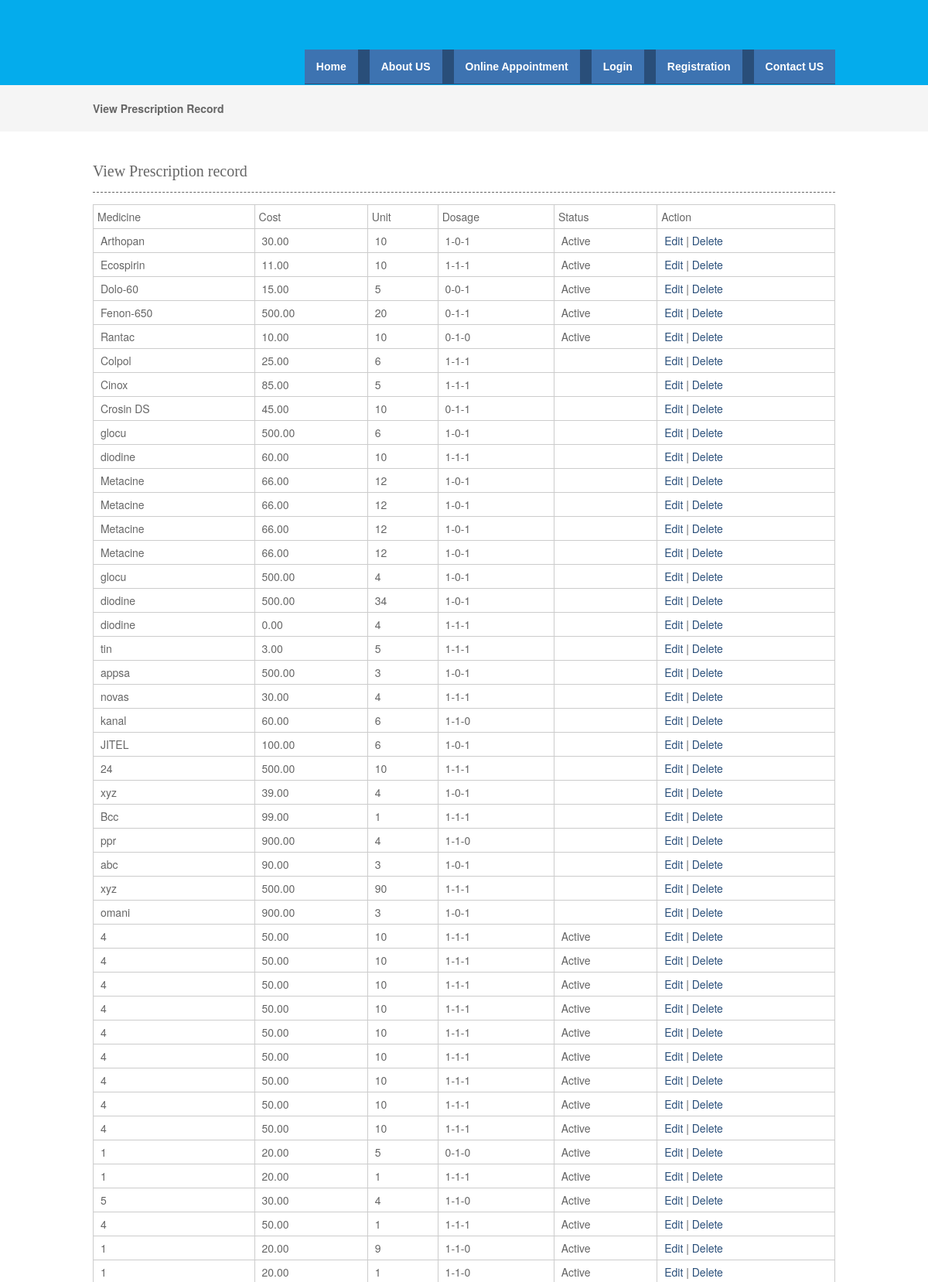
The page /viewprescriptionrecord.php (upper part) on the database its author committed.
### tables this page shows
CREATE TABLE `prescription_records` (
  `prescription_record_id` int(10) NULL,
  `prescription_id` int(10) NULL,
  `medicine_name` varchar(25) NULL,
  `cost` float(10,2) NULL,
  `unit` int(10) NULL,
  `dosage` varchar(25) NULL,
  `status` varchar(10) NULL
);

### viewprescriptionrecord.php (the view, shortened to what this page needs)
<?php
include("header.php");
include("dbconnection.php");
?>
<div class="wrapper col2">
  <div id="breadcrumb">
    <ul>
      <li class="first">View Prescription Record</li></ul>
  </div>
</div>
<div class="wrapper col4">
  <div id="container">
    <h1>View Prescription record</h1>
    <table width="200" border="3">
      <tbody>
        <tr>
          <td>Medicine</td>
          <td>Cost</td>
          <td>Unit</td>
          <td>Dosage</td>
          <td>Status</td>
          <td>Action</td>
        </tr>
         <?php
		$sql ="SELECT * FROM prescription_records";
		$qsql = mysqli_query($con,$sql);
		while($rs = mysqli_fetch_array($qsql))
		{
        echo "<tr>
          <td>&nbsp;$rs[medicine_name]</td>
          <td>&nbsp;$rs[cost]</td>
		   <td>&nbsp;$rs[unit]</td>
		    <td>&nbsp;$rs[dosage]</td>
			 <td>&nbsp;$rs[status]</td>
			  <td>&nbsp;<a href='prescriptionrecord.php?editid=$rs[prescription_record_id]'>Edit</a>  | <a href='viewprescriptionrecord.php?delid=$rs[prescription_record_id]'>Delete</a> </td>
        </tr>";
		}
		?>
      </tbody>
    </table>
  </div>
</div>
<?php
include("footer.php");
?>

### layout/styles/layout.css (style rules this page uses)
html { overflow-y:scroll; }
body { margin:0; padding:0; font-size:13px; font-family:verdana, Arial, Helvetica, sans-serif; color:#FFFFFF; background-color:#4F473A; }
a { outline:none; text-decoration:none; }
div.wrapper { display:block; width:100%; margin:0; text-align:left; }
.col2 { color:#666666; background-color:#F5F5F5; }
.col3, .col4 { color:#666666; background-color:#FFFFFF; }
#head, #gallery, #breadcrumb, #container, #footer { display:block; position:relative; width:960px; margin:0 auto; }
#breadcrumb { padding:20px 0; }
#breadcrumb ul { margin:0; padding:0; list-style:none; }
#breadcrumb ul li { display:inline; }
#breadcrumb ul li.first { font-weight:bold; }
#container { padding:40px 0; }
#container h1, #container h2, #container h3, #container h4, #container h5, #container h6 { margin:0 0 15px 0; padding:0 0 15px 0; line-height:normal; font-weight:normal; font-size:20px; font-family:Georgia, "Times New Roman", Times, serif; border-bottom:1px dashed #666666; }
#container a { color:#294E79; background-color:#FFFFFF; }

### layout/styles/tables.css (style rules this page uses)
table { width:100%; border-collapse:collapse; table-layout:auto; vertical-align:top; margin-bottom:15px; border:1px solid #CCCCCC; }
table tbody td { vertical-align:top; border-collapse:collapse; border-left:1px solid #CCCCCC; border-right:1px solid #CCCCCC; }
table thead th, table tbody td { padding:5px; border-collapse:collapse; }

### rows shown on the page
prescription_records: medicine_name "Arthopan", cost "30.00", unit "10", dosage "1-0-1", status "Active"
prescription_records: medicine_name "Ecospirin", cost "11.00", unit "10", dosage "1-1-1", status "Active"
prescription_records: medicine_name "Dolo-60", cost "15.00", unit "5", dosage "0-0-1", status "Active"
prescription_records: medicine_name "Fenon-650", cost "500.00", unit "20", dosage "0-1-1", status "Active"
prescription_records: medicine_name "Rantac", cost "10.00", unit "10", dosage "0-1-0", status "Active"
prescription_records: medicine_name "Colpol", cost "25.00", unit "6", dosage "1-1-1"
prescription_records: medicine_name "Cinox", cost "85.00", unit "5", dosage "1-1-1"
prescription_records: medicine_name "Crosin DS", cost "45.00", unit "10", dosage "0-1-1"
prescription_records: medicine_name "glocu", cost "500.00", unit "6", dosage "1-0-1"
prescription_records: medicine_name "diodine", cost "60.00", unit "10", dosage "1-1-1"
prescription_records: medicine_name "Metacine", cost "66.00", unit "12", dosage "1-0-1"
prescription_records: medicine_name "Metacine", cost "66.00", unit "12", dosage "1-0-1"
prescription_records: medicine_name "Metacine", cost "66.00", unit "12", dosage "1-0-1"
prescription_records: medicine_name "Metacine", cost "66.00", unit "12", dosage "1-0-1"
prescription_records: medicine_name "glocu", cost "500.00", unit "4", dosage "1-0-1"
prescription_records: medicine_name "diodine", cost "500.00", unit "34", dosage "1-0-1"
prescription_records: medicine_name "diodine", cost "0.00", unit "4", dosage "1-1-1"
prescription_records: medicine_name "tin", cost "3.00", unit "5", dosage "1-1-1"
prescription_records: medicine_name "appsa", cost "500.00", unit "3", dosage "1-0-1"
prescription_records: medicine_name "novas", cost "30.00", unit "4", dosage "1-1-1"
prescription_records: medicine_name "kanal", cost "60.00", unit "6", dosage "1-1-0"
prescription_records: medicine_name "JITEL", cost "100.00", unit "6", dosage "1-0-1"
prescription_records: medicine_name "24", cost "500.00", unit "10", dosage "1-1-1"
prescription_records: medicine_name "xyz", cost "39.00", unit "4", dosage "1-0-1"
prescription_records: medicine_name "Bcc", cost "99.00", unit "1", dosage "1-1-1"
prescription_records: medicine_name "ppr", cost "900.00", unit "4", dosage "1-1-0"
prescription_records: medicine_name "abc", cost "90.00", unit "3", dosage "1-0-1"
prescription_records: medicine_name "xyz", cost "500.00", unit "90", dosage "1-1-1"
prescription_records: medicine_name "omani", cost "900.00", unit "3", dosage "1-0-1"
prescription_records: medicine_name "4", cost "50.00", unit "10", dosage "1-1-1", status "Active"
prescription_records: medicine_name "4", cost "50.00", unit "10", dosage "1-1-1", status "Active"
prescription_records: medicine_name "4", cost "50.00", unit "10", dosage "1-1-1", status "Active"
prescription_records: medicine_name "4", cost "50.00", unit "10", dosage "1-1-1", status "Active"
prescription_records: medicine_name "4", cost "50.00", unit "10", dosage "1-1-1", status "Active"
prescription_records: medicine_name "4", cost "50.00", unit "10", dosage "1-1-1", status "Active"
prescription_records: medicine_name "4", cost "50.00", unit "10", dosage "1-1-1", status "Active"
prescription_records: medicine_name "4", cost "50.00", unit "10", dosage "1-1-1", status "Active"
prescription_records: medicine_name "4", cost "50.00", unit "10", dosage "1-1-1", status "Active"
prescription_records: medicine_name "1", cost "20.00", unit "5", dosage "0-1-0", status "Active"
prescription_records: medicine_name "1", cost "20.00", unit "1", dosage "1-1-1", status "Active"
prescription_records: medicine_name "5", cost "30.00", unit "4", dosage "1-1-0", status "Active"
prescription_records: medicine_name "4", cost "50.00", unit "1", dosage "1-1-1", status "Active"
prescription_records: medicine_name "1", cost "20.00", unit "9", dosage "1-1-0", status "Active"
prescription_records: medicine_name "1", cost "20.00", unit "1", dosage "1-1-0", status "Active"
